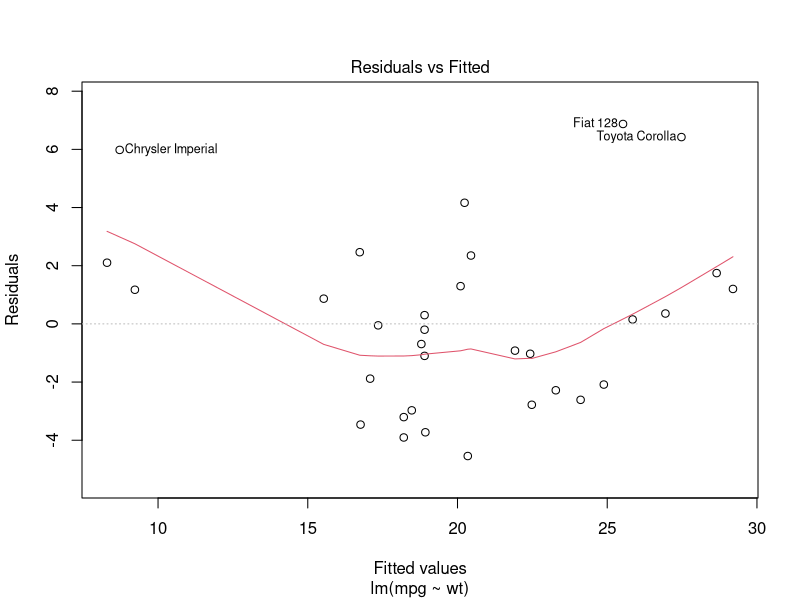
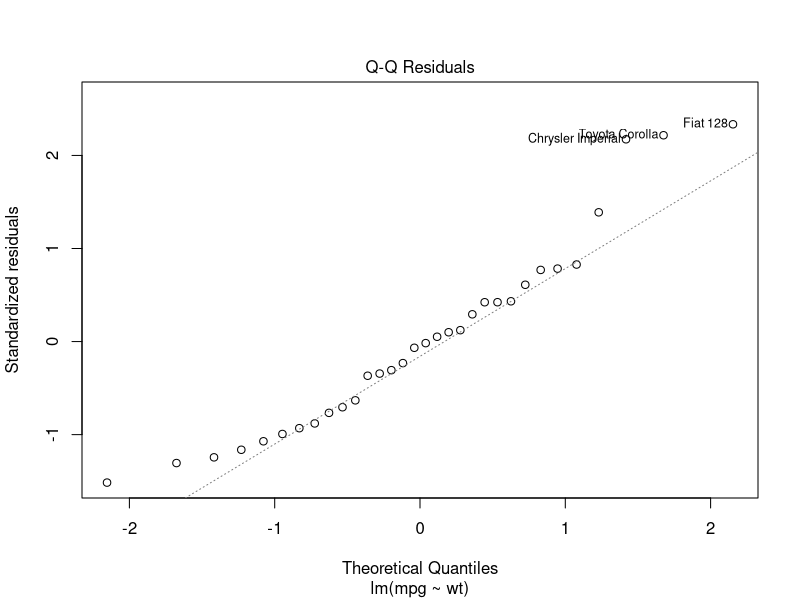
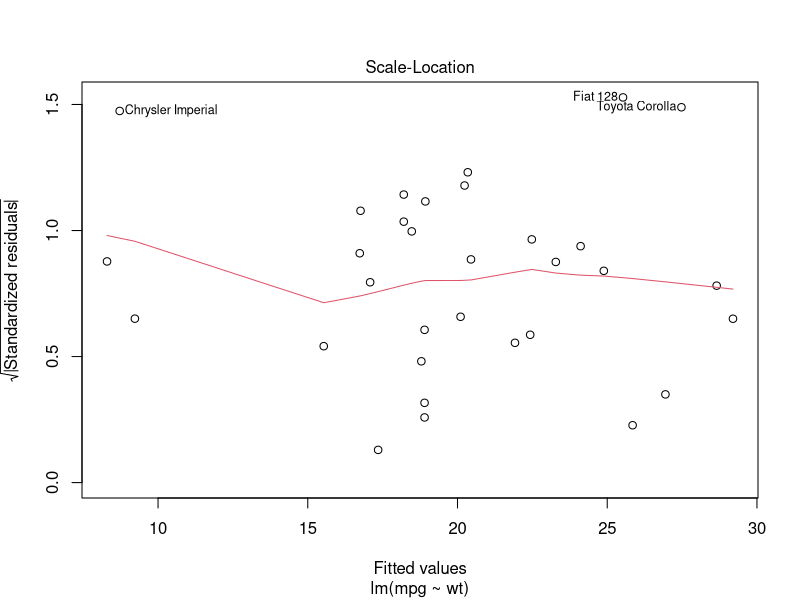
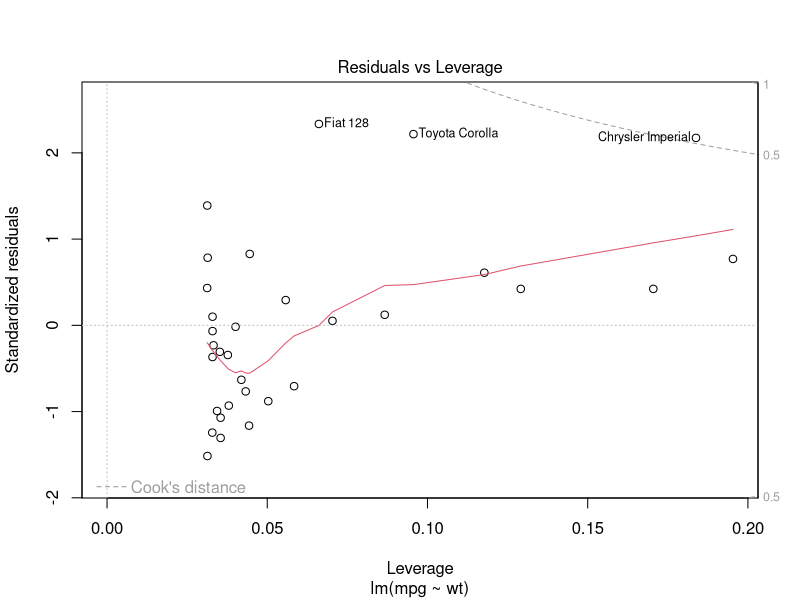

Write R code to recreate these figures, in order.
## ---- chunk 1
data(mtcars)
require(graphics)
df <- mtcars
df$cyl.factor  <- as.factor(df$cyl)
df$am <- as.factor(df$am)
df$vs  <- as.factor(df$vs)
df$gear.factor <- as.factor(df$gear)
df$trans <- "x"
df$trans[which(df$am==0)] <- "Automatic"
df$trans[which(df$am==1)] <- "Manual"
df$trans <- as.factor(df$trans)
mpg.mt.mean <- mean(df$mpg[which(df$am==1)])
mpg.mt.median <- median(df$mpg[which(df$am==1)])
mpg.at.mean <- mean(df$mpg[which(df$am==0)])
mpg.at.median <- median(df$mpg[which(df$am==0)])
## ---- chunk 2
lm1 <- lm(mpg ~ trans, data=df)
summary(lm1)$coeff

lm2 <- lm(mpg ~ wt, data=df)
summary(lm2)$coeff

lm3 <- lm(mpg ~ wt + wt*trans, data=df)
summary(lm3)$coeff

lm4 <- lm(mpg ~ wt + cyl.factor + wt*trans, data=df)
summary(lm4)$coeff


plot(lm2)

